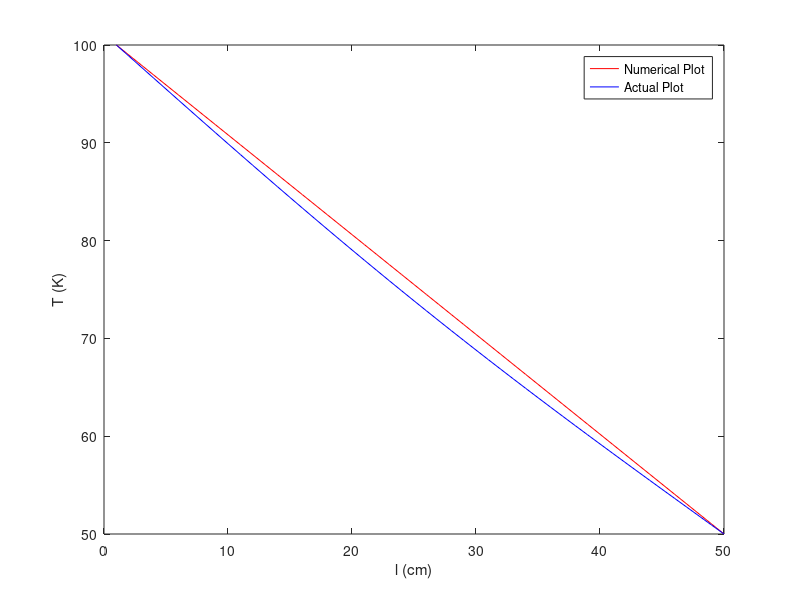
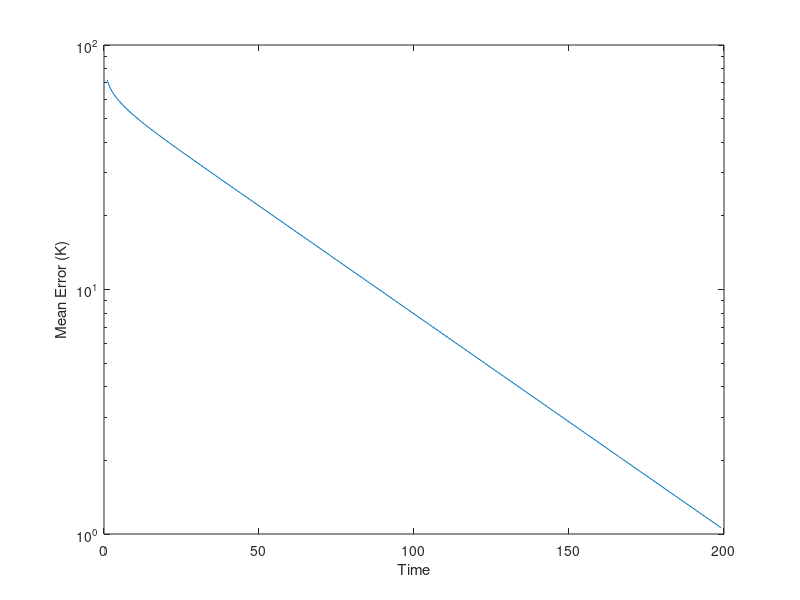
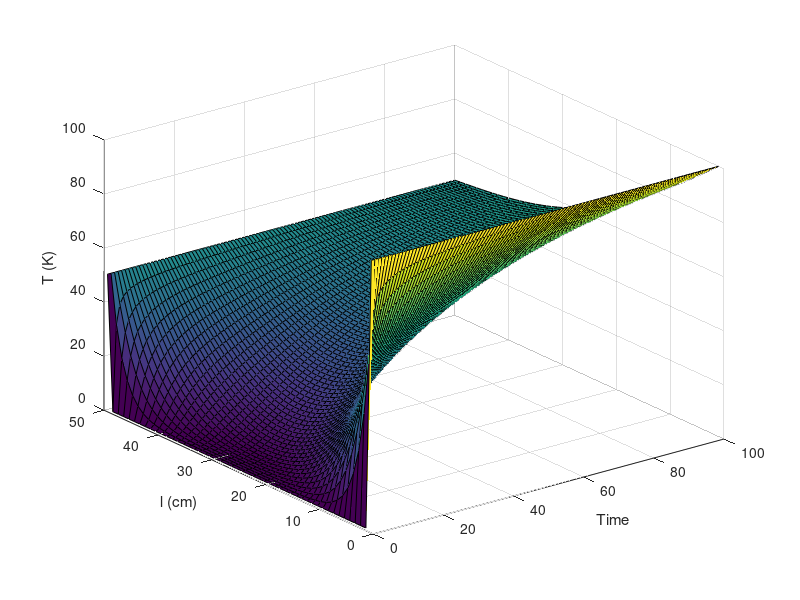

Recreate these plots in MATLAB, in order.
clear
clc
N=50;
T=200;

s=5;
a=-s;
b=1+2*s;
c=-s;

A=sparse(N,N);
A(1,1)=1;
A(N,N)=1;

for i=2:N-1
    A(i,i+1)=a;
    A(i,i)=b;
    A(i,i-1)=c;
end
V=linspace(100,50,50)';

U=zeros(N,1);
U(1)=100;
U(N)=50;

err=zeros(T,1);
M=zeros(N,N);

for i=1:T-1
    if i<=100
        M(:,i)=U;
    end
    err(i)=mean(V-U);
    U=A\U;
    
    plot(1:N,V,'r',1:N,U,'b')
    xlabel('l (cm)')
    ylabel('T (K)')
    legend('Numerical Plot','Actual Plot')
    getframe;
    
end

drawnow

figure()
semilogy(err)
xlabel('Time')
ylabel('Mean Error (K)')

figure()
surf(M)
xlabel('Time')
ylabel('l (cm)')
zlabel('T (K)')